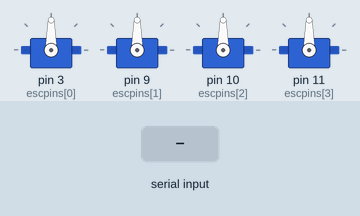
Bench run of a sketch on a simulated Arduino Uno, built with avr-gcc and run on an emulated ATmega328P. Shown: 4 × servo. Inputs (shaded band) come from the test bench.

Above: at 1.2 s.
1.3 s: "90,45\n" received over Serial
At 2.5 s:
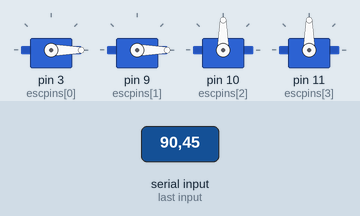
2.8 s: "30,150\n" received over Serial
At 4.4 s:
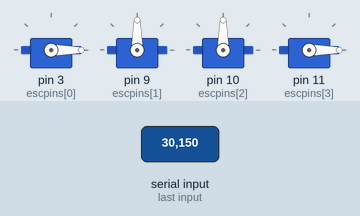
5.3 s: "5\n" received over Serial
At 7.3 s:
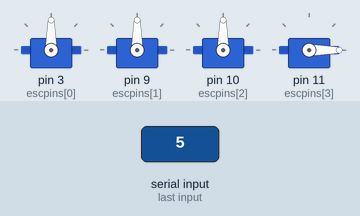
7.8 s: "90\n" received over Serial
At 9.2 s:
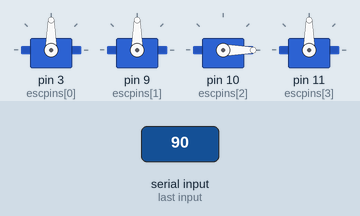
10.3 s: "200\n" received over Serial
At 11.6 s:
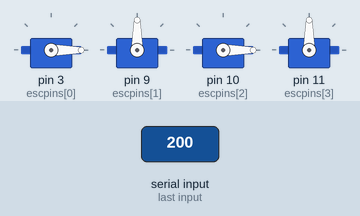
13.3 s: "0\n" received over Serial
At 14.6 s:
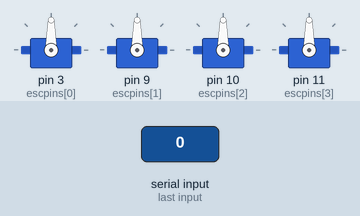
Timing chart, 0 to 16.3 s (numbered marks = the images above; inputs shaded):
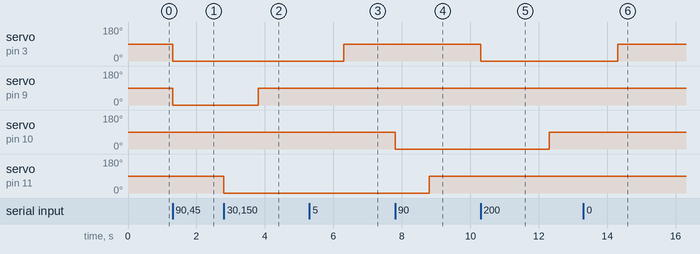

Measured:
- after the input at 1.3 s, servo on pin 3 (escpins[0]), servo on pin 9 (escpins[1]): 90° → 0° at once
- after the input at 2.8 s, servo on pin 9 (escpins[1]): 0° → 90° after 1.0 s; servo on pin 11 (escpins[3]): 90° → 0° at once
- after the input at 5.3 s, servo on pin 3 (escpins[0]): 0° → 90° after 1.0 s; servo on pin 11 (escpins[3]): stays 0° (without the input it goes to 90° after 0.51 s)
- after the input at 7.8 s, servo on pin 10 (escpins[2]): 90° → 0° at once; servo on pin 11 (escpins[3]): 0° → 90° after 1.0 s instead of 1.5 s
- after the input at 10.3 s, servo on pin 3 (escpins[0]): 90° → 0° at once; servo on pin 10 (escpins[2]): 0° → 90° after 2.0 s
- after the input at 13.3 s, servo on pin 3 (escpins[0]): 0° → 90° after 1.0 s

The sketch:

ardreadmotorvals.ino
```cpp
#include <Servo.h>

Servo escs[4]; //0   1    2    3
int escpins[4] =  {3,  9,  10,  11};
// associated as FL, FR,  BR,  BL

int fullRev = 500; //limits on pulse width via datasheet
int fullFor = 2500;
int readings[4];


void setup() {
  Serial.begin(9600);
  for(int i = 0; i < 4; i++) //the escs can be controlled from software side as servos w/ pwm
  {
    escs[i].attach(escpins[i], fullRev, fullFor);
  }
}

void loop() {
  if(Serial.available() > 0)
  {
    for (int i = 0; i < 4; i ++)
    {
      readings[i] = Serial.parseInt(); //read int sent from serial
      if(readings[i] == 0) //sometimes parseInt() would time out and return 0,
        readings[i] = 1500; //causing whichever reading to go full reverse
      escs[i].writeMicroseconds(readings[i]);
      //Serial.print(readings[i]); debug
      //Serial.print(" "); debug
    }
    //Serial.println(); debug
  }
}
```
